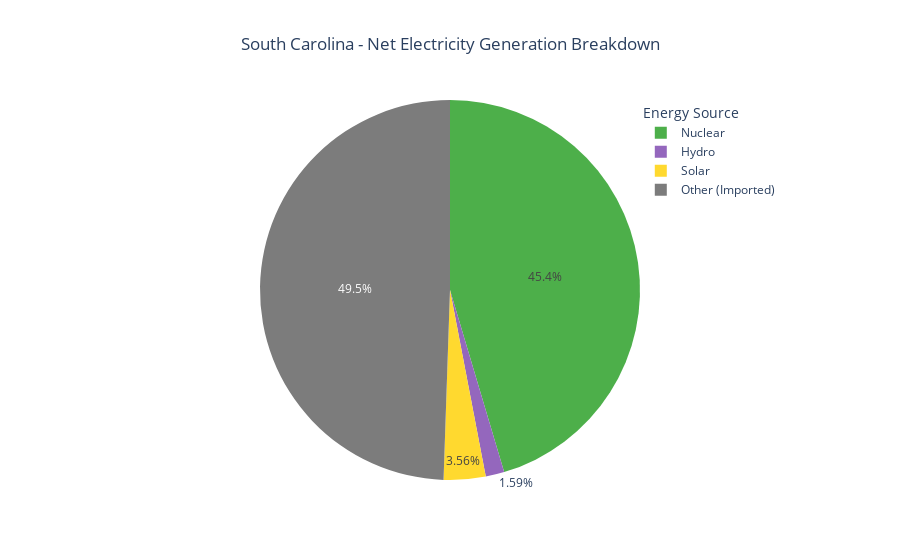

Notebook code cell kept with this figure:
### Markdown cell above
### Generate Plot

### Code cell
energy_pie = px.pie(pie_df, values='MWh', names='Measurement', 
                               title="South Carolina - Net Electricity Generation Breakdown",
                               color_discrete_sequence=custom_colors_2,
                               category_orders={'Measurement': custom_order_2})

energy_pie.update_layout(
    legend=dict(title='Energy Source'),
    showlegend=True,
    legend_x=0.8,
    title = dict(x=0.5)
)


energy_pie.show()

### Figure 1 — Plotly figure (JSON) as saved in the notebook; plotly's stock layout.template omitted (floating-point values rounded to 4 significant figures; data arrays with more than 128 entries replaced by an {"elided": "..."} marker saying what was removed)
{"data": [{"direction": "clockwise", "domain": {"x": [0, 1], "y": [0, 1]}, "hovertemplate": "Measurement=%{label}<br>MWh=%{value}<extra></extra>", "labels": {"elided": "7308 str values"}, "legendgroup": "", "name": "", "showlegend": true, "sort": false, "type": "pie", "values": {"elided": "7308 int values"}}], "layout": {"legend": {"title": {"text": "Energy Source"}, "tracegroupgap": 0, "x": 0.8}, "piecolorway": ["rgb(77, 175, 74)", "rgb(148, 103, 189)", "rgb(255, 217, 47)", "rgb(124,124,124)"], "showlegend": true, "title": {"text": "South Carolina - Net Electricity Generation Breakdown", "x": 0.5}}}
